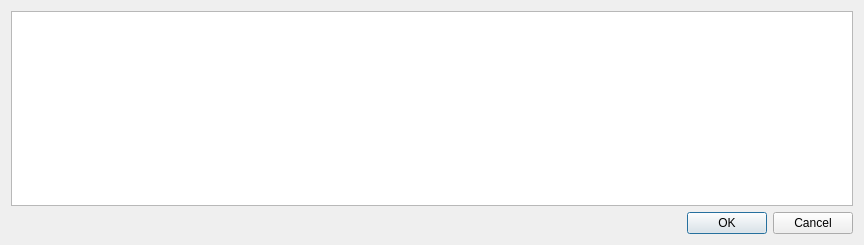
<?xml version="1.0" encoding="UTF-8"?>
<ui version="4.0">
 <class>Transects2Use</class>
 <widget class="QDialog" name="Transects2Use">
  <property name="windowModality">
   <enum>Qt::ApplicationModal</enum>
  </property>
  <property name="geometry">
   <rect>
    <x>0</x>
    <y>0</y>
    <width>864</width>
    <height>245</height>
   </rect>
  </property>
  <property name="windowTitle">
   <string>Transects to Use</string>
  </property>
  <layout class="QVBoxLayout" name="verticalLayout">
   <item>
    <widget class="QTableWidget" name="tableSelect"/>
   </item>
   <item>
    <widget class="QDialogButtonBox" name="buttonBox">
     <property name="orientation">
      <enum>Qt::Horizontal</enum>
     </property>
     <property name="standardButtons">
      <set>QDialogButtonBox::Cancel|QDialogButtonBox::Ok</set>
     </property>
    </widget>
   </item>
  </layout>
 </widget>
 <resources/>
 <connections>
  <connection>
   <sender>buttonBox</sender>
   <signal>accepted()</signal>
   <receiver>Transects2Use</receiver>
   <slot>accept()</slot>
   <hints>
    <hint type="sourcelabel">
     <x>248</x>
     <y>254</y>
    </hint>
    <hint type="destinationlabel">
     <x>157</x>
     <y>274</y>
    </hint>
   </hints>
  </connection>
  <connection>
   <sender>buttonBox</sender>
   <signal>rejected()</signal>
   <receiver>Transects2Use</receiver>
   <slot>reject()</slot>
   <hints>
    <hint type="sourcelabel">
     <x>316</x>
     <y>260</y>
    </hint>
    <hint type="destinationlabel">
     <x>286</x>
     <y>274</y>
    </hint>
   </hints>
  </connection>
 </connections>
</ui>
